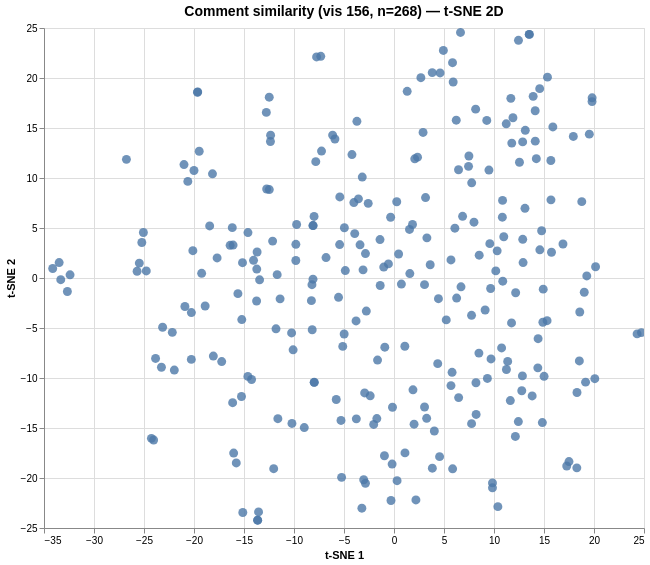

Vega-Lite specification stored for this chart:
### Vega specification from a JSON file in a GitHub repository (floating-point values rounded to 4 significant figures; data arrays with more than 128 entries replaced by an {"elided": "..."} marker saying what was removed)
{"$schema": "https://vega.github.io/schema/vega/v6.json", "data": [{"name": "param_1e9efca18e7a2868_store"}, {"name": "source_0", "values": {"elided": "268 records"}}, {"name": "source_0_x_domain_dim_1", "values": [{"min": -34.13, "max": 24.75}]}, {"name": "source_0_y_domain_dim_2", "values": [{"min": -24.22, "max": 24.55}]}], "signals": [{"name": "unit", "value": {}, "on": [{"events": "pointermove", "update": "isTuple(group()) ? group() : unit"}]}, {"name": "param_1e9efca18e7a2868", "update": "vlSelectionResolve(\"param_1e9efca18e7a2868_store\", \"union\")"}, {"name": "param_1e9efca18e7a2868_dim_1", "on": [{"events": [{"source": "view", "type": "dblclick"}], "update": "null"}, {"events": {"signal": "param_1e9efca18e7a2868_translate_delta"}, "update": "panLinear(param_1e9efca18e7a2868_translate_anchor.extent_x, -param_1e9efca18e7a2868_translate_delta.x / width)"}, {"events": {"signal": "param_1e9efca18e7a2868_zoom_delta"}, "update": "zoomLinear(domain(\"x\"), param_1e9efca18e7a2868_zoom_anchor.x, param_1e9efca18e7a2868_zoom_delta)"}]}, {"name": "param_1e9efca18e7a2868_dim_2", "on": [{"events": [{"source": "view", "type": "dblclick"}], "update": "null"}, {"events": {"signal": "param_1e9efca18e7a2868_translate_delta"}, "update": "panLinear(param_1e9efca18e7a2868_translate_anchor.extent_y, param_1e9efca18e7a2868_translate_delta.y / height)"}, {"events": {"signal": "param_1e9efca18e7a2868_zoom_delta"}, "update": "zoomLinear(domain(\"y\"), param_1e9efca18e7a2868_zoom_anchor.y, param_1e9efca18e7a2868_zoom_delta)"}]}, {"name": "param_1e9efca18e7a2868_tuple", "on": [{"events": [{"signal": "param_1e9efca18e7a2868_dim_1 || param_1e9efca18e7a2868_dim_2"}], "update": "param_1e9efca18e7a2868_dim_1 && param_1e9efca18e7a2868_dim_2 ? {unit: \"\", fields: param_1e9efca18e7a2868_tuple_fields, values: [param_1e9efca18e7a2868_dim_1,param_1e9efca18e7a2868_dim_2]} : null"}]}, {"name": "param_1e9efca18e7a2868_tuple_fields", "value": [{"field": "dim_1", "channel": "x", "type": "R"}, {"field": "dim_2", "channel": "y", "type": "R"}]}, {"name": "param_1e9efca18e7a2868_translate_anchor", "value": {}, "on": [{"events": [{"source": "scope", "type": "pointerdown"}], "update": "{x: x(unit), y: y(unit), extent_x: domain(\"x\"), extent_y: domain(\"y\")}"}]}, {"name": "param_1e9efca18e7a2868_translate_delta", "value": {}, "on": [{"events": [{"source": "window", "between": [{"source": "scope", "type": "pointerdown"}, {"source": "window", "type": "pointerup"}], "consume": true, "type": "pointermove"}], "update": "{x: param_1e9efca18e7a2868_translate_anchor.x - x(unit), y: param_1e9efca18e7a2868_translate_anchor.y - y(unit)}"}]}, {"name": "param_1e9efca18e7a2868_zoom_anchor", "on": [{"events": [{"source": "scope", "consume": true, "type": "wheel"}], "update": "{x: invert(\"x\", x(unit)), y: invert(\"y\", y(unit))}"}]}, {"name": "param_1e9efca18e7a2868_zoom_delta", "on": [{"events": [{"source": "scope", "consume": true, "type": "wheel"}], "update": "pow(1.001, event.deltaY * pow(16, event.deltaMode))", "force": true}]}, {"name": "param_1e9efca18e7a2868_modify", "on": [{"events": {"signal": "param_1e9efca18e7a2868_tuple"}, "update": "modify(\"param_1e9efca18e7a2868_store\", param_1e9efca18e7a2868_tuple, true)"}]}], "marks": [{"type": "symbol", "name": "marks", "from": {"data": "source_0"}, "encode": {"update": {"x": {"field": "dim_1", "scale": "x"}, "size": {"value": 80}, "opacity": {"value": 0.8}, "fill": {"value": "#4c78a8"}, "tooltip": {"signal": "{\"Comment #\": format(datum[\"index\"], \"\"), \"Comment\": isValid(datum[\"comment\"]) ? datum[\"comment\"] : \"\"+datum[\"comment\"]}"}, "y": {"field": "dim_2", "scale": "y"}, "shape": {"value": "circle"}}}, "clip": true, "style": ["circle"], "interactive": true}], "scales": [{"name": "x", "type": "linear", "domain": [{"signal": "(data(\"source_0_x_domain_dim_1\")[0] || {}).min"}, {"signal": "(data(\"source_0_x_domain_dim_1\")[0] || {}).max"}], "range": [0, {"signal": "width"}], "domainRaw": {"signal": "param_1e9efca18e7a2868[\"dim_1\"]"}, "nice": true, "zero": true}, {"name": "y", "type": "linear", "domain": [{"signal": "(data(\"source_0_y_domain_dim_2\")[0] || {}).min"}, {"signal": "(data(\"source_0_y_domain_dim_2\")[0] || {}).max"}], "range": [{"signal": "height"}, 0], "nice": true, "zero": true, "domainRaw": {"signal": "param_1e9efca18e7a2868[\"dim_2\"]"}}], "axes": [{"scale": "x", "tickCount": {"signal": "ceil(width/40)"}, "grid": true, "minExtent": 0, "zindex": 0, "gridScale": "y", "ticks": false, "aria": false, "maxExtent": 0, "labels": false, "domain": false, "orient": "bottom"}, {"scale": "y", "gridScale": "x", "labels": false, "zindex": 0, "domain": false, "grid": true, "aria": false, "tickCount": {"signal": "ceil(height/40)"}, "maxExtent": 0, "minExtent": 0, "ticks": false, "orient": "left"}, {"scale": "x", "grid": false, "labelFlush": true, "title": "t-SNE 1", "tickCount": {"signal": "ceil(width/40)"}, "orient": "bottom", "labelOverlap": true, "zindex": 0}, {"scale": "y", "tickCount": {"signal": "ceil(height/40)"}, "zindex": 0, "title": "t-SNE 2", "grid": false, "labelOverlap": true, "orient": "left"}], "title": {"text": "Comment similarity (vis 156, n=268) — t-SNE 2D", "fontSize": 14, "frame": "group"}, "width": 600, "background": "white", "padding": 5, "style": "cell", "height": 500}
